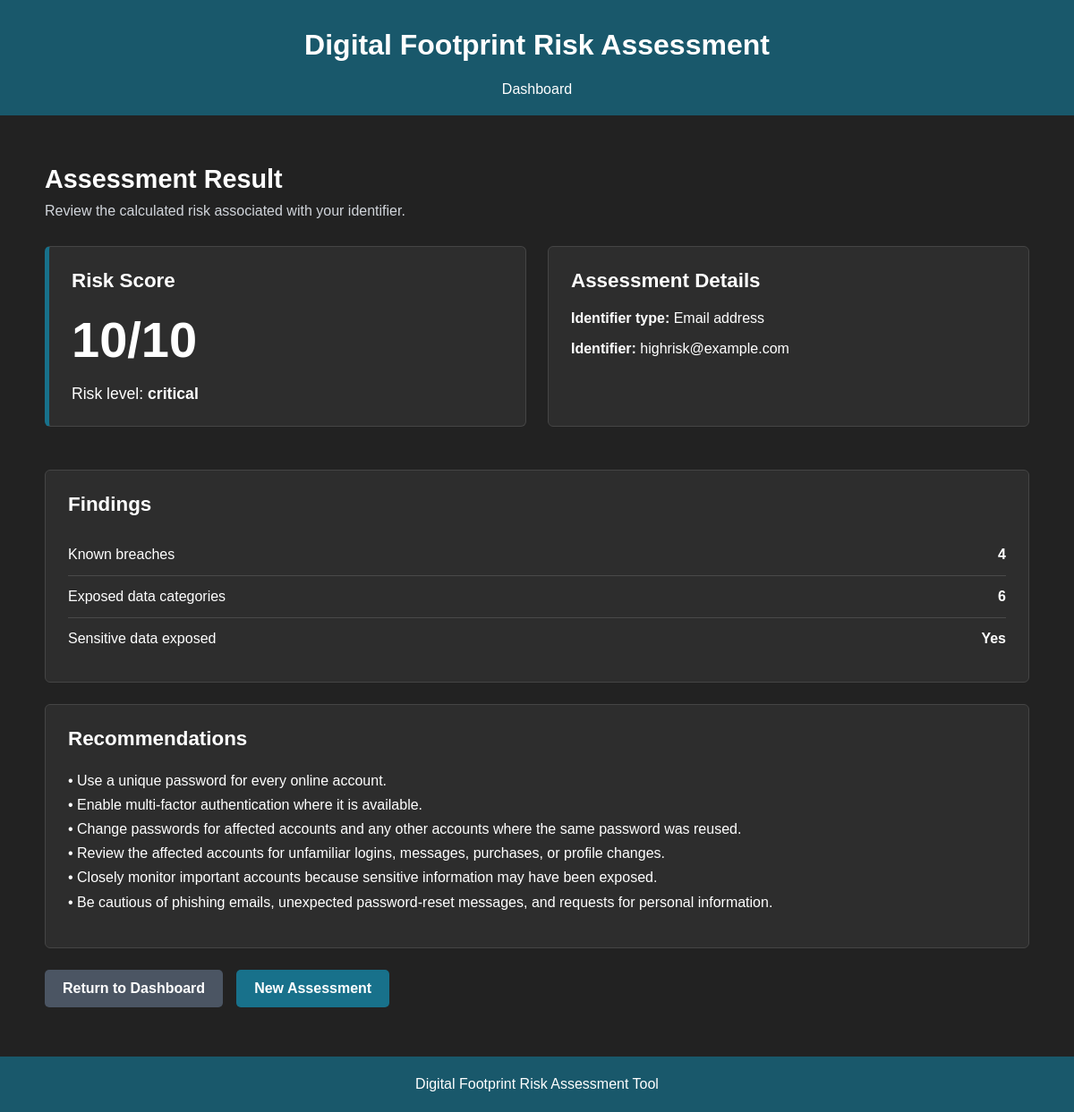
The page /assessments/24/ (signed in) on the database its author committed.
### assessments/models.py (models this page shows, shortened)
class RiskAssessment(models.Model):
    IDENTIFIER_TYPES = [
        ("email", "Email address"),
        ("username", "Username"),
    ]
    RISK_LEVEL_CHOICES = [
        ("low", "Low"),
        ("medium", "Medium"),
        ("high", "High"),
    ]
    user = models.ForeignKey(
        settings.AUTH_USER_MODEL,
        on_delete=models.CASCADE,
        related_name="risk_assessments",
        null=True,
        blank=True,
    )
    identifier_type = models.CharField(
        max_length=20,
        choices=IDENTIFIER_TYPES,
    )
    identifier = models.CharField(
        max_length=255,
    )
    breach_count = models.PositiveIntegerField(
        default=0,
    )
    exposed_data_count = models.PositiveIntegerField(
        default=0,
    )
    sensitive_data_exposed = models.BooleanField(
        default=False,
    )
    risk_score = models.PositiveSmallIntegerField(
        default=1,
        validators=[
            MinValueValidator(1),
            MaxValueValidator(10),
        ],
    )
    risk_level = models.CharField(
        max_length=20,
        choices=RISK_LEVEL_CHOICES,
        default="low",
    )
    recommendations = models.TextField(
        blank=True,
    )
    created_at = models.DateTimeField(
        auto_now_add=True,
    )

### assessments/views.py (the view)
@login_required
def assessment_result_view(request, assessment_id):
    assessment = get_object_or_404(
        RiskAssessment,
        id=assessment_id,
        user=request.user,
    )
    return render(
        request,
        "assessments/result.html",
        {"assessment": assessment},
    )

### assessments/templates/assessments/result.html (shortened to what this page needs)
{% load static %}
<!DOCTYPE html>
<html lang="en">
<head>
    <link
        rel="stylesheet"
        href="{% static 'css/result.css' %}"
    >
</head>
<body>
    <header class="site-header">
        <h1>Digital Footprint Risk Assessment</h1>
        <nav class="site-navigation">
            <a href="{% url 'accounts:dashboard' %}">
                Dashboard
            </a>
        </nav>
    </header>
    <main class="main-content">
        <section class="result-heading">
            <h2>Assessment Result</h2>
            <p>
                Review the calculated risk associated with your identifier.
            </p>
        </section>
        <section class="result-grid">
            <article class="result-card score-card">
                <h3>Risk Score</h3>
                <div class="risk-score">
                    {{ assessment.risk_score }}/10
                </div>
                <p class="risk-level">
                    Risk level:
                    <strong>
                        {{ assessment.get_risk_level_display }}
                    </strong>
                </p>
            </article>
            <article class="result-card">
                <h3>Assessment Details</h3>
                <p>
                    <strong>Identifier type:</strong>
                    {{ assessment.get_identifier_type_display }}
                </p>
                <p>
                    <strong>Identifier:</strong>
                    {{ assessment.identifier }}
                </p>
            </article>
        </section>
        <section class="result-card findings-card">
            <h3>Findings</h3>
            <div class="finding-row">
                <span>Known breaches</span>
                <strong>
                    {{ assessment.breach_count }}
                </strong>
            </div>
            <div class="finding-row">
                <span>Exposed data categories</span>
                <strong>
                    {{ assessment.exposed_data_count }}
                </strong>
            </div>
            <div class="finding-row">
                <span>Sensitive data exposed</span>
                <strong>
                    {% if assessment.sensitive_data_exposed %}
                        Yes
                    {% else %}
                        No
                    {% endif %}
                </strong>
            </div>
        </section>
        <section class="result-card recommendations-card">
            <h3>Recommendations</h3>
            <div class="recommendations">
                {{ assessment.recommendations|linebreaks }}
            </div>
        </section>
        <div class="page-actions">
            <a
                href="{% url 'accounts:dashboard' %}"
                class="secondary-button"
            >
                Return to Dashboard
            </a>
            <a
                href="{% url 'assessments:create' %}"
                class="primary-button"
            >
                New Assessment
            </a>
        </div>
    </main>
    <footer class="site-footer">
        <p>Digital Footprint Risk Assessment Tool</p>
    </footer>
</body>
</html>

### assessments/static/css/result.css (style rules this page uses)
* { box-sizing: border-box; }
html { min-height: 100%; }
body { min-height: 100vh; margin: 0; background-color: #222222; color: #ffffff; font-family: Arial, Helvetica, sans-serif; }
.site-header { width: 100%; padding: 32px 20px 20px; background-color: #19586b; text-align: center; }
.site-header h1 { margin: 0 0 22px; color: #ffffff; font-size: 2rem; }
.site-navigation { display: flex; justify-content: center; gap: 28px; }
.site-navigation a { color: #ffffff; text-decoration: none; font-size: 1rem; }
.main-content { width: min(1100px, 92%); min-height: 65vh; margin: 0 auto; padding: 55px 0; }
.result-heading { margin-bottom: 30px; }
.result-heading h2 { margin: 0 0 10px; font-size: 1.8rem; }
.result-heading p { margin: 0; color: #d1d5db; }
.result-grid { display: grid; grid-template-columns: repeat( auto-fit, minmax(280px, 1fr) ); gap: 24px; margin-bottom: 24px; }
.result-card { margin-bottom: 24px; padding: 25px; background-color: #2d2d2d; border: 1px solid #454545; border-radius: 6px; }
.result-card h3 { margin-top: 0; margin-bottom: 20px; font-size: 1.4rem; }
.score-card { border-left: 5px solid #18718b; }
.risk-score { margin-bottom: 10px; font-size: 3.5rem; font-weight: bold; }
.risk-level { margin-bottom: 0; font-size: 1.1rem; }
.finding-row { display: flex; justify-content: space-between; align-items: center; gap: 20px; padding: 14px 0; border-bottom: 1px solid #494949; }
.finding-row:last-child { border-bottom: none; }
.recommendations { line-height: 1.7; }
.recommendations p { margin-top: 0; margin-bottom: 12px; }
.page-actions { display: flex; flex-wrap: wrap; gap: 15px; margin-top: 10px; }
.primary-button, .secondary-button { display: inline-block; padding: 12px 20px; border-radius: 5px; text-decoration: none; font-weight: bold; }
.primary-button { background-color: #18718b; color: #ffffff; }
.secondary-button { background-color: #4b5563; color: #ffffff; }
.site-footer { padding: 22px; background-color: #19586b; text-align: center; }
.site-footer p { margin: 0; }

### rows shown on the page
RiskAssessment: risk_score "10", risk_level "critical", identifier_type "Email address", identifier "highrisk@example.com", breach_count "4", exposed_data_count "6", recommendations "• Use a unique password for every online account. • Enable multi-factor authentication where it is available. • Change passwords for affected accounts and any other accounts where the same password was reused. • Review the affected accounts for unfamiliar logins, messages, purchases, or profile changes. • Closely monitor important accounts because sensitive information may have been exposed. • Be cautious of phishing emails, unexpected password-reset messages, and requests for personal information."
